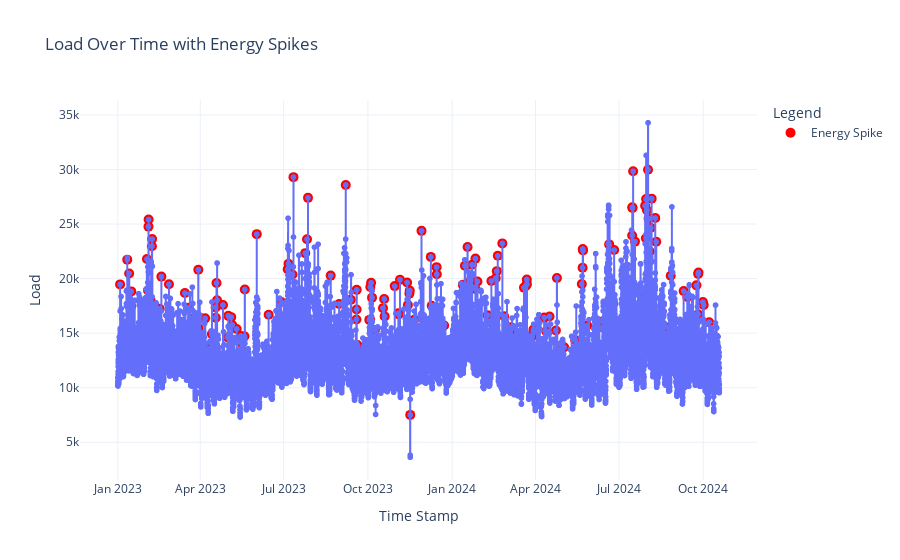

Source (notebook cell):
### Code cell
import plotly.express as px

# Prepare data for interactive plotting
data['Energy Spike'] = data['Energy Spike'].astype(bool)  # Ensure boolean type

# Create an interactive plot with Plotly
fig = px.line(
    data,
    x='Time Stamp',
    y='Load',
    title='Load Over Time with Energy Spikes',
    labels={'Time Stamp': 'Time', 'Load': 'Load'},
    markers=True
)

# Add scatter points for energy spikes
spike_data = data[data['Energy Spike']]
fig.add_scatter(
    x=spike_data['Time Stamp'],
    y=spike_data['Load'],
    mode='markers',
    marker=dict(color='red', size=10, symbol='circle'),
    name='Energy Spike'
)

fig.update_layout(
    xaxis_title='Time Stamp',
    yaxis_title='Load',
    legend_title='Legend',
    template='plotly_white'
)

fig.show()

### Figure 1 — Plotly figure (JSON) as saved in the notebook; plotly's stock layout.template omitted (floating-point values rounded to 4 significant figures; data arrays with more than 128 entries replaced by an {"elided": "..."} marker saying what was removed)
{"data": [{"hovertemplate": "Time=%{x}<br>Load=%{y}<extra></extra>", "legendgroup": "", "line": {"color": "#636efa", "dash": "solid"}, "marker": {"symbol": "circle"}, "mode": "lines+markers", "name": "", "showlegend": false, "type": "scattergl", "x": {"elided": "15761 str values"}, "xaxis": "x", "y": {"elided": "15761 float values"}, "yaxis": "y"}, {"marker": {"color": "red", "size": 10, "symbol": "circle"}, "mode": "markers", "name": "Energy Spike", "type": "scatter", "x": {"elided": "175 str values"}, "y": {"elided": "175 float values"}}], "layout": {"legend": {"title": {"text": "Legend"}, "tracegroupgap": 0}, "title": {"text": "Load Over Time with Energy Spikes"}, "xaxis": {"anchor": "y", "domain": [0, 1], "title": {"text": "Time Stamp"}}, "yaxis": {"anchor": "x", "domain": [0, 1], "title": {"text": "Load"}}}}
